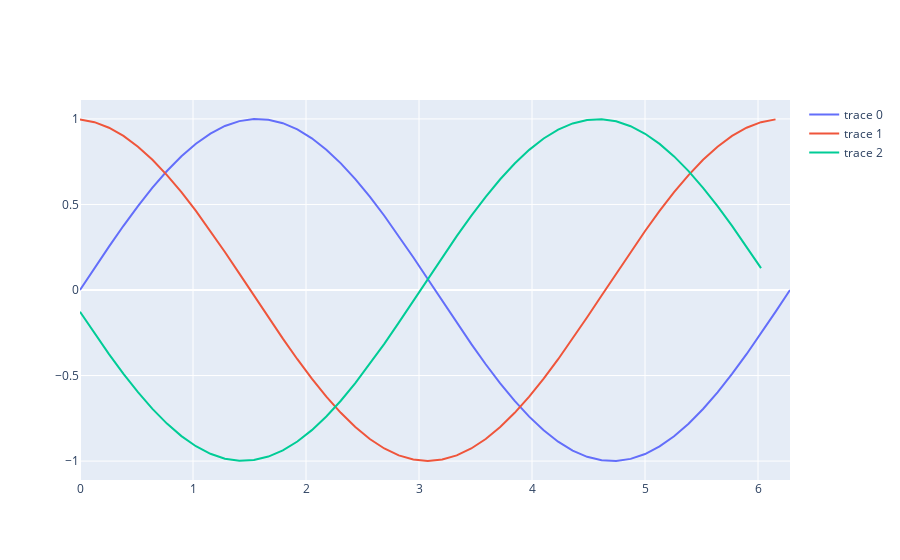

Notebook code for this chart:
### Code cell
x = np.linspace(0, 2*np.pi, 50)
y = np.sin(x)
dt = x[1] - x[0]


fig = go.Figure()

fig.add_trace(go.Scatter(x=x, y=y))
fig.add_trace(go.Scatter(x=x, y=derivative(y=y, dt=dt)))
fig.add_trace(go.Scatter(x=x, y=derivative(y=y, dt=dt, n=2)))

fig.show()
